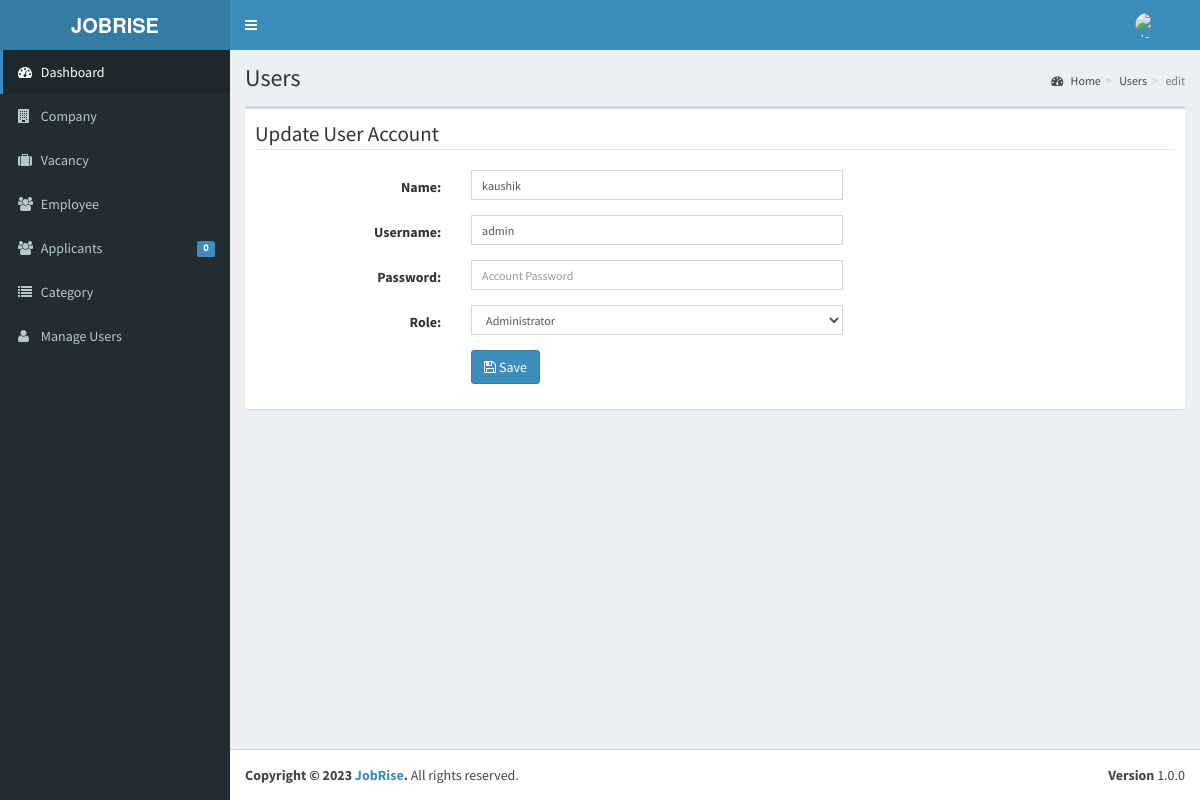
Page /admin/user/index.php?view=edit&id=00018 (signed in) on the committed database.
### tables this page shows
CREATE TABLE `tblusers` (
  `USERID` varchar(30) NOT NULL,
  `FULLNAME` varchar(40) NOT NULL,
  `USERNAME` varchar(90) NOT NULL,
  `PASS` varchar(90) NOT NULL,
  `ROLE` varchar(30) NOT NULL,
  `PICLOCATION` varchar(255) NOT NULL
);

### admin/user/index.php (called while the page is built, shortened)
<?php
require_once ("../theme/templates.php");
?>

### include/database.php (called while the page is built, shortened)
<?php
class Database {
	var $sql_string = '';
	private $conn;
	public function open_connection() {
		$this->conn = mysqli_connect(server,user,pass);
		if(!$this->conn){
			echo "Problem in database connection! Contact administrator!";
			exit();
		}else{
			$db_select = mysqli_select_db($this->conn,database_name);
		}
	}
	function setQuery($sql='') {
		$this->sql_string=$sql;
	}
	function executeQuery() {
		$result = mysqli_query($this->conn,$this->sql_string);
		return $result;
	}
	private function confirm_query($result) {
		return $result;
	}
	function loadSingleResult() {
		$cur = $this->executeQuery();
		while ($row = mysqli_fetch_object($cur)) {
		return $data = $row;
		}
	}
}
$mydb = new Database();
?>

### include/accounts.php (called while the page is built, shortened)
<?php
require_once(LIB_PATH.DS.'database.php');
class User {
	protected static  $tblname = "tblusers";
	function single_user($id=""){
			global $mydb;
			$mydb->setQuery("SELECT * FROM ".self::$tblname."
				Where USERID= '{$id}' LIMIT 1");
			$cur = $mydb->loadSingleResult();
			return $cur;
	}
}
?>

### admin/user/edit.php (the view, shortened to what this page needs)
<?php
  @$USERID = $_GET['id'];
  $user = New User();
  $singleuser = $user->single_user($USERID);
?>
 <form class="form-horizontal span6" action="controller.php?action=edit" method="POST">
          <fieldset>
            <legend> Update User Account</legend>
                  <div class="form-group">
                    <div class="col-md-8">
                      <label class="col-md-4 control-label" for=
                      "U_NAME">Name:</label>
                      <div class="col-md-8">
                         <input class="form-control input-sm" id="U_NAME" name="U_NAME" placeholder=
                            "Account Name" type="text" value="<?php echo $singleuser->FULLNAME; ?>">
                      </div>
                    </div>
                  </div>
                  <div class="form-group">
                    <div class="col-md-8">
                      <label class="col-md-4 control-label" for=
                      "U_USERNAME">Username:</label>
                      <div class="col-md-8">
                         <input class="form-control input-sm" id="U_USERNAME" name="U_USERNAME" placeholder=
                            "Email Address" type="text" value="<?php echo $singleuser->USERNAME; ?>">
                      </div>
                    </div>
                  </div>
                  <div class="form-group">
                    <div class="col-md-8">
                      <label class="col-md-4 control-label" for=
                      "U_PASS">Password:</label>
                      <div class="col-md-8">
                         <input class="form-control input-sm" id="U_PASS" name="U_PASS" placeholder=
                            "Account Password" type="Password" value="" required>
                      </div>
                    </div>
                  </div>
                  <div class="form-group">
                    <div class="col-md-8">
                      <label class="col-md-4 control-label" for=
                      "U_ROLE">Role:</label>
                      <div class="col-md-8">
                       <select class="form-control input-sm" name="U_ROLE" id="U_ROLE">
                          <option value="Administrator"  <?php echo ($singleuser->ROLE=='Administrator') ? 'selected="true"': '' ; ?>>Administrator</option>
                        </select>
                      </div>
                    </div>
                  </div>
             <div class="form-group">
                    <div class="col-md-8">
                      <label class="col-md-4 control-label" for=
                      "idno"></label>
                      <div class="col-md-8">
                         <button class="btn btn-primary " name="save" type="submit" ><span class="fa fa-save fw-fa"></span> Save</button>
                      </div>
                    </div>
                  </div>
          </fieldset>
        </form>
        </div>

### rows in the picture
tblusers: U_NAME "kaushik", U_USERNAME "admin", U_ROLE "Administrator"

### other values in the picture
$pending->APPL "0"
$title "Users"
$_GET['view'] "edit"
